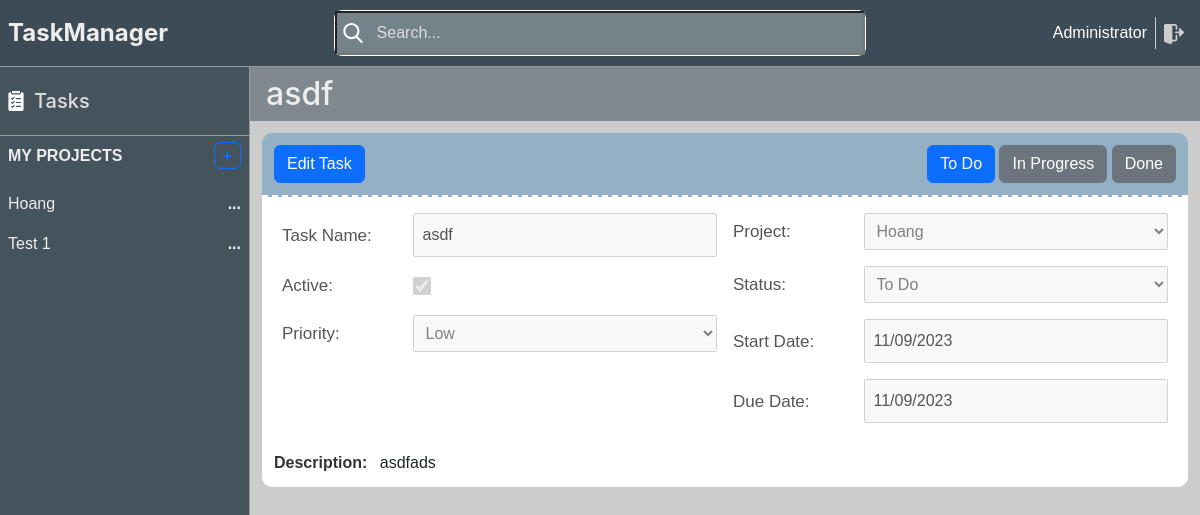
Before: /tasks/18 (signed in) with the older database file.
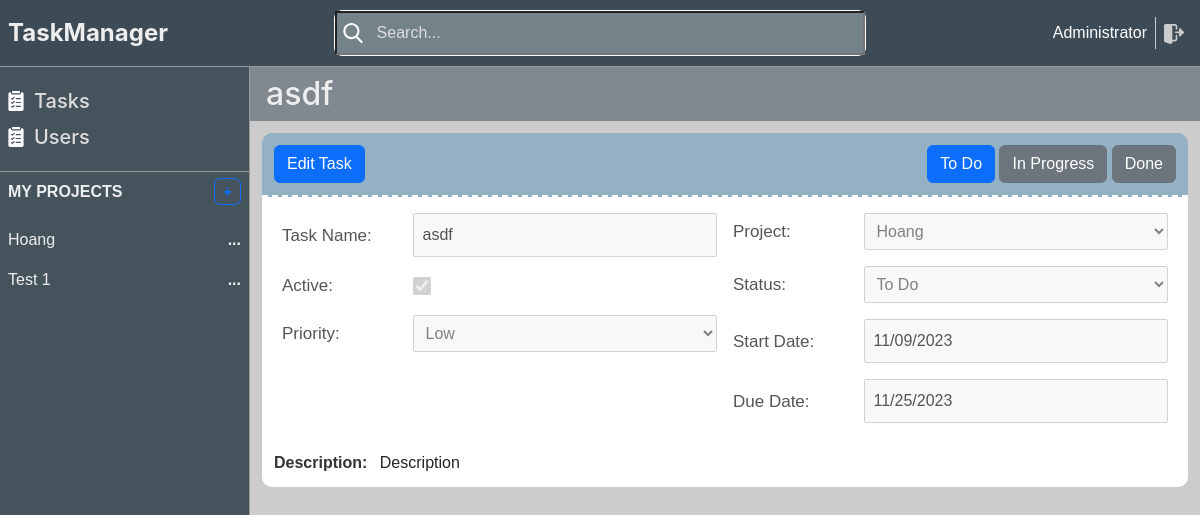
After: the same page with the newer database file.
### task_management/models.py (models this page shows, shortened)
@dataclass
class Task(db.Model):
    __tablename__ = 'task'
    id: int
    name: str
    description: str
    id = db.Column(db.Integer, primary_key=True)
    project_id = db.Column(db.Integer, db.ForeignKey('project.id'))
    user_id = db.Column(db.Integer, db.ForeignKey('user.id'))
    status = db.Column(db.String(100))
    name = db.Column(db.String(255))
    description = db.Column(db.Text)
    active = db.Column(db.Boolean, default=True)
    priority = db.Column(db.Integer)
    sequence = db.Column(db.Integer)
    date_start = db.Column(db.Date)
    date_end = db.Column(db.Date)
    created_at = db.Column(db.DateTime, default=db.func.current_timestamp())
    updated_at = db.Column(db.DateTime, default=db.func.current_timestamp())

class Project(db.Model):
    __tablename__ = 'project'
    id = db.Column(db.Integer, primary_key=True)
    name = db.Column(db.String(255))
    description = db.Column(db.Text)
    status = db.Column(db.String(100))
    active = db.Column(db.Boolean, default=True)
    sequence = db.Column(db.Integer)
    manager_id = db.Column(db.Integer, db.ForeignKey('user.id'))
    date_start = db.Column(db.Date)
    date_end = db.Column(db.Date)
    created_at = db.Column(db.DateTime, default=db.func.current_timestamp())
    updated_at = db.Column(db.DateTime, default=db.func.current_timestamp())
    create_uid = db.Column(db.Integer, default=0)
    write_uid = db.Column(db.Integer, default=0)
    tasks = db.relationship('Task', backref='project')
    progress = db.Column(db.Float)

### task_management/task/views.py (the view)
@task_blueprint.route('/<int:task_id>', methods=['POST', 'GET'])
@login_required
def task_by_id(task_id: int):
    task = Task.query.get(task_id)
    return index(task_id=task)

### task_management/models.py (called while the page is built)
@login_manager.user_loader
def load_user(user_id):
    return User.query.get(int(user_id))

### task_management/routes.py (called while the page is built)
def login_required(f):
    @wraps(f)
    def decorated_function(*args, **kwargs):
        if not current_user.is_authenticated:
            return redirect(url_for('login'))
        return f(*args, **kwargs)
    return decorated_function

@app.route('/home')
@login_required
def index(project_id=None, task_list=None, task_id=None):
    projects = Project.query.filter(Project.manager_id == current_user.id).all()
    mode = session.get('mode', '')
    if session.get('active_project_id'):
        project_id = Project.query.get(session.get('active_project_id'))
    return render_template('index.html',
                           projects=projects,
                           mode=mode,
                           active_project_id=project_id,
                           task_id=task_id,
                           task_list=task_list)

### task_management/templates/index.html (shortened to what this page needs)
<!DOCTYPE html>
<html lang="en">
<head>
    <link rel="stylesheet" href="https://cdn.jsdelivr.net/npm/bootstrap@5.2.3/dist/css/bootstrap.min.css"
>
    <link href="{{ url_for('static', filename='css/styles.css') }}" rel="stylesheet" type="text/css">
    <link href="{{ url_for('static', filename='css/default.css') }}" rel="stylesheet" type="text/css">
</head>
<body style="height: 100vh;max-height: 100%">
<div style="background: white" class="d-flex flex-column h-100">
    {% include 'header.html' %}
    <div class="d-flex" style="flex: 1;overflow: hidden">
        {% include 'sidebar.html' %}
        {% include 'content.html' %}
    </div>
</div>
</body>
</html>

### task_management/templates/sidebar.html (shortened to what this page needs)
<div class="sidebar box-shadow">
    <div class="sidebar-list"
         style="border-bottom: 1px solid #999">
        <a href="{{ url_for('tasks.tasks') }}">
            <div class="sidebar-item">
                <span>
                    Tasks
                </span>
            </div>
        </a>
        {% if current_user.is_admin %}
            <a href="{{ url_for('users.users') }}">
                <div class="sidebar-item">
                <span>
                    Users
                </span>
            </div>
            </a>
        {% endif %}
    </div>
    <div class="sidebar-content">
        <div id="my-projects" class="sidebar-header">
            <span>my projects</span>
            <a href="{{ url_for('projects.new_project') }}">
                <span class="add-project border border-primary py-1 px-2 rounded-2">
                </span>
            </a>
        </div>
        <div class="project-list">
            {% for project in projects %}
                {% if project.id == session.active_project_id %}
                    <div class="project-item active"
                         onclick="window.location.href='{{ url_for('projects.project_by_id', project_id=project.id) }}'">
                        <p>{{ project.name }}</p>
                        <span>
                            <button class="btn btn-primary btn-sm"
                                    onclick="event.stopPropagation(); window.location.href='/projects/delete/{{ project.id }}'">
                                Delete
                            </button>
                        </span>
                    </div>
                {% else %}
                    <div class="project-item"
                         onclick="window.location.href='{{ url_for('projects.project_by_id', project_id=project.id) }}'">
                        <p>{{ project.name }}</p>
                        <span>...</span>
                    </div>
                {% endif %}
            {% endfor %}
        </div>
    </div>
</div>

### task_management/templates/content.html (shortened to what the changed rows need)
<div class="content" id="content-window">
    {% if task_id != None %}
        <div class="content-header">
            <h2>{{ task_id.name }}</h2>
        </div>
        <div class="content-container">
            <div class="content-option">
                {% if mode != 'edit' %}
                    <button class="btn btn-primary" onclick="editTask({{ task_id.id }})">
                        Edit Task
                    </button>
                {% endif %}
                <div>
                    <button id="todo"
                            class="btn {% if task_id.status == 'todo' %} btn-primary {% else %}btn-secondary {% endif %}"
                            onclick="updateTaskStatus('{{ task_id.id }}', 'todo')">
                        To Do
                    </button>
                    <button id="in-progress"
                            class="btn {% if task_id.status == 'in-progress' %} btn-primary {% else %}btn-secondary {% endif %}"
                            onclick="updateTaskStatus('{{ task_id.id }}', 'in-progress')">
                        In Progress
                    </button>
                    <button id="done"
                            class="btn {% if task_id.status == 'done' %} btn-primary {% else %}btn-secondary {% endif %}"
                            onclick="updateTaskStatus('{{ task_id.id }}', 'done')">
                        Done
                    </button>
                </div>
            </div>
            <div class="content-task">
                <div>
                    <div class="content-task-line">
                        <label for="name">Task Name:</label>
                        <input type="text" id="name" name="name" value="{{ task_id.name }}" {% if mode != 'edit' %}
                               disabled {% endif %}/>
                    </div>
                    <div class="content-task-line">
                        <label for="active">Active:</label>
                        <input type="checkbox" id="active" name="active" {% if task_id.active %}
                               checked {% endif %} {% if mode != 'edit' %} disabled {% endif %}/>
                    </div>
                    <div class="content-task-line">
                        <label for="priority">Priority:</label>
                        <select id="priority" name="priority" {% if mode != 'edit' %} disabled {% endif %}>
                            <option value="low" {% if task_id.priority == 'low' %} selected {% endif %}>Low</option>
                        </select>
                    </div>
                </div>
                <div>
                    <div class="content-task-line">
                        <label for="project_id">Project:</label>
                        <select id="project_id" name="project_id" {% if mode != 'edit' %} disabled {% endif %}>
                            {% for project in projects %}
                                <option value="{{ project.id }}" {% if task_id.project_id == project.id %} selected
                                {% endif %}>{{ project.name }}</option>
                            {% endfor %}
                        </select>
                    </div>
                    <div class="content-task-line">
                        <label for="status">Status:</label>
                        <select id="status" name="status" {% if mode != 'edit' %} disabled {% endif %}>
                            <option value="todo" {% if task_id.status == 'todo' %} selected {% endif %}>To Do</option>
                        </select>
                    </div>
                    <div class="content-task-line">
                        <label for="date_start">Start Date:</label>
                        <input type="date" id="date_start" name="date_start" value="{{ task_id.date_start }}"
                                {% if mode != 'edit' %} disabled {% endif %}/>
                    </div>
                    <div class="content-task-line">
                        <label for="date_end">Due Date:</label>
                        <input type="date" id="date_end" name="date_end" value="{{ task_id.date_end }}"
                                {% if mode != 'edit' %} disabled {% endif %}/>
                    </div>
                </div>
            </div>
            <div class="content-desc" id="description" contenteditable="{{ mode == 'edit' }}">
                <strong>Description:</strong>
                <span>{{ task_id.description or 'Description' }}</span>
            </div>
        </div>
    {% else %}
        <h3 class="font-inter p-2">
            No active project
        </h3>
    {% endif %}
</div>

Changed rows visible on the page:
changed User "Administrator": is_admin False → True (drawn)
changed Task "asdf": date_end "11/09/2023" → "11/25/2023"; description "asdfads" → "Description"
Other visible differences:
text now shown: "Users"
